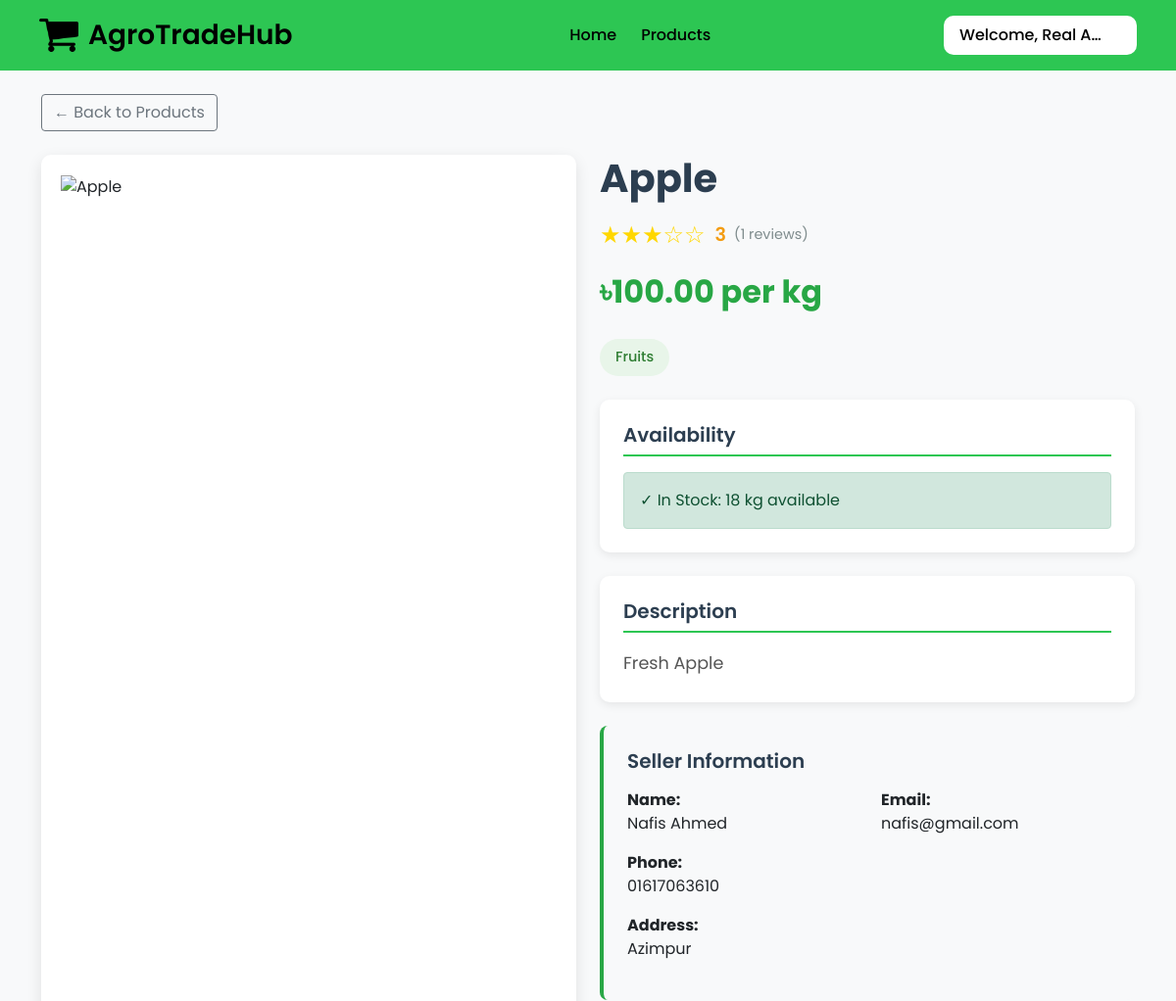
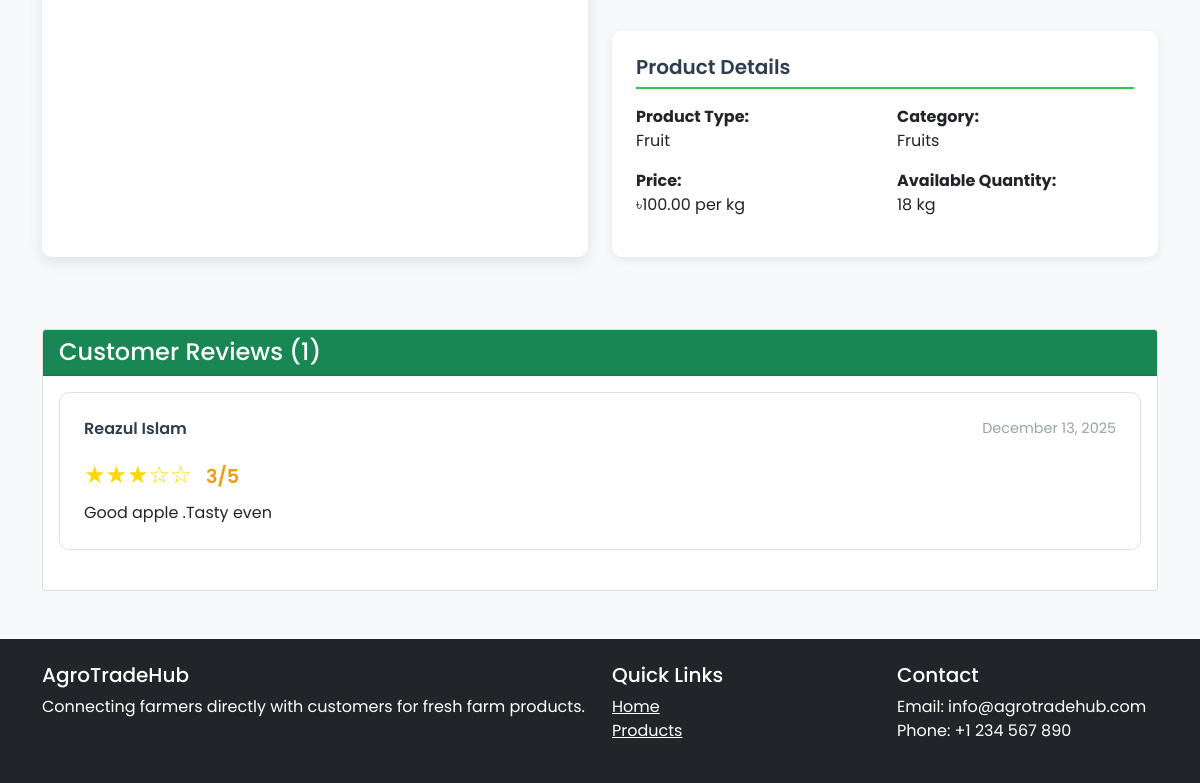
Page /product_details.php?id=8 (signed in) on the committed database (2 pictures, top to bottom).
### tables this page shows
CREATE TABLE `products` (
  `id` int(11) NOT NULL,
  `seller_id` int(11) NOT NULL,
  `category_id` int(11) NOT NULL,
  `name` varchar(255) NOT NULL,
  `description` text DEFAULT NULL,
  `price` decimal(10,2) NOT NULL,
  `quantity` int(11) NOT NULL,
  `image_url` varchar(255) DEFAULT NULL,
  `product_type` enum('vegetable','grain','fruit','fish','meat','dairy') NOT NULL,
  `is_available` tinyint(1) DEFAULT 1,
  `created_at` timestamp NOT NULL DEFAULT current_timestamp()
);

CREATE TABLE `categories` (
  `id` int(11) NOT NULL,
  `name` varchar(100) NOT NULL,
  `description` text DEFAULT NULL,
  `created_at` timestamp NOT NULL DEFAULT current_timestamp()
);

CREATE TABLE `users` (
  `id` int(11) NOT NULL,
  `username` varchar(50) NOT NULL,
  `email` varchar(100) NOT NULL,
  `password` varchar(255) NOT NULL,
  `user_type` enum('customer','seller','admin') NOT NULL,
  `full_name` varchar(100) NOT NULL,
  `phone` varchar(20) DEFAULT NULL,
  `address` text DEFAULT NULL,
  `created_at` timestamp NOT NULL DEFAULT current_timestamp(),
  `is_banned` tinyint(1) DEFAULT 0
);

CREATE TABLE `reviews` (
  `id` int(11) NOT NULL,
  `product_id` int(11) NOT NULL,
  `customer_id` int(11) NOT NULL,
  `rating` int(11) NOT NULL,
  `comment` text DEFAULT NULL,
  `created_at` timestamp NOT NULL DEFAULT current_timestamp()
);

### product_details.php (the view, shortened to what this page needs)
<?php
$db = new Database();
$conn = $db->getConnection();
$product_id = isset($_GET['id']) ? intval($_GET['id']) : 0;
$product = null;
$average_rating = 0;
$reviews = [];
$review_count = 0;
if ($product_id > 0 && $conn) {
    try {
        $product_query = "SELECT p.*, u.full_name as seller_name, u.email as seller_email,
                                 u.phone as seller_phone, u.address as seller_address,
                                 c.name as category_name
                          FROM products p
                          JOIN users u ON p.seller_id = u.id
                          JOIN categories c ON p.category_id = c.id
                          WHERE p.id = ? AND p.is_available = 1";
        $stmt = $conn->prepare($product_query);
        $stmt->execute([$product_id]);
        $product = $stmt->fetch(PDO::FETCH_ASSOC);
        if ($product) {
            $review_query = "SELECT r.*, u.full_name as customer_name
                             FROM reviews r
                             JOIN users u ON r.customer_id = u.id
                             WHERE r.product_id = ?
                             ORDER BY r.created_at DESC";
            $stmt2 = $conn->prepare($review_query);
            $stmt2->execute([$product_id]);
            $reviews = $stmt2->fetchAll(PDO::FETCH_ASSOC);
            $review_count = count($reviews);
            if ($review_count > 0) {
                $total_rating = 0;
                foreach ($reviews as $review) {
                    $total_rating += $review['rating'];
                }
                $average_rating = round($total_rating / $review_count, 1);
            }
        }
    } catch (Exception $e) {
        error_log("Error fetching product details: " . $e->getMessage());
    }
}
?>
<!DOCTYPE html>
<html lang="en">
<head>
    <link href="https://cdn.jsdelivr.net/npm/bootstrap@5.1.3/dist/css/bootstrap.min.css" rel="stylesheet">
</head>
<body>
    <div class="navbar">
        <div class="logo">
            <img src="images/cart.png" alt="AgroTradeHub Logo" class="logo-icon">
            AgroTradeHub
        </div>
        <div class="nav-links">
            <a href="index.php">Home</a>
            <a href="products.php" class="active">Products</a>
        </div>
        <div class="auth-buttons">
            <?php if(isset($_SESSION['user_id'])): ?>
                <div class="dropdown">
                    <button class="dropbtn">
                        <span class="user-welcome">Welcome, <?php echo htmlspecialchars($_SESSION['full_name']); ?></span>
                    </button>
                </div>
            <?php endif; ?>
        </div>
    </div>
    <div class="container mt-4 mb-5">
        <a href="products.php" class="btn btn-outline-secondary mb-4">
            ← Back to Products
        </a>
        <div class="row">
            <div class="col-lg-6 mb-4">
                <div class="product-image-container">
                    <img src="<?php echo htmlspecialchars($product['image_url']); ?>"
                         alt="<?php echo htmlspecialchars($product['name']); ?>"
                         class="product-main-image"
                         onerror="this.src='https://images.unsplash.com/photo-1542838132-92c53300491e?w=600&h=400&fit=crop'">
                </div>
            </div>
            <div class="col-lg-6">
                <h1 class="product-title"><?php echo htmlspecialchars($product['name']); ?></h1>
                <div class="d-flex align-items-center mb-3">
                    <div class="rating-stars">
                        <?php
                        $full_stars = floor($average_rating);
                        $has_half_star = ($average_rating - $full_stars) >= 0.5;
                        for($i = 1; $i <= 5; $i++):
                            if($i <= $full_stars):
                                echo '★';
                            elseif($i == $full_stars + 1 && $has_half_star):
                                echo '★';
                            else:
                                echo '☆';
                            endif;
                        endfor;
                        ?>
                    </div>
                    <span class="rating-value"><?php echo $average_rating; ?></span>
                    <span class="rating-count ms-2">(<?php echo $review_count; ?> reviews)</span>
                </div>
                <div class="product-price">
                    ৳<?php echo number_format($product['price'], 2); ?> per kg
                </div>
                <div class="product-category">
                    <?php echo htmlspecialchars($product['category_name']); ?>
                </div>
                <div class="info-box">
                    <h5 class="info-box-title">Availability</h5>
                    <div class="alert <?php echo $product['quantity'] > 0 ? 'alert-success' : 'alert-danger'; ?> mb-0">
                        <?php echo $product['quantity'] > 0 ? '✓ In Stock: ' . $product['quantity'] . ' kg available' : '✗ Out of Stock'; ?>
                    </div>
                </div>
                <div class="info-box">
                    <h5 class="info-box-title">Description</h5>
                    <p class="product-description mb-0"><?php echo nl2br(htmlspecialchars($product['description'])); ?></p>
                </div>
                <div class="seller-info-card">
                    <h5 class="seller-info-title">Seller Information</h5>
                    <div class="row">
                        <div class="col-md-6">
                            <p><strong>Name:</strong><br><?php echo htmlspecialchars($product['seller_name']); ?></p>
                        </div>
                        <div class="col-md-6">
                            <p><strong>Email:</strong><br><?php echo htmlspecialchars($product['seller_email']); ?></p>
                        </div>
                    </div>
                    <?php if(!empty($product['seller_phone'])): ?>
                        <div class="row">
                            <div class="col-md-6">
                                <p><strong>Phone:</strong><br><?php echo htmlspecialchars($product['seller_phone']); ?></p>
                            </div>
                        </div>
                    <?php endif; ?>
                    <?php if(!empty($product['seller_address'])): ?>
                        <div class="row">
                            <div class="col-12">
                                <p><strong>Address:</strong><br><?php echo htmlspecialchars($product['seller_address']); ?></p>
                            </div>
                        </div>
                    <?php endif; ?>
                </div>
                <div class="info-box">
                    <h5 class="info-box-title">Product Details</h5>
                    <div class="row">
                        <div class="col-md-6">
                            <p><strong>Product Type:</strong><br><?php echo htmlspecialchars(ucfirst($product['product_type'])); ?></p>
                        </div>
                        <div class="col-md-6">
                            <p><strong>Category:</strong><br><?php echo htmlspecialchars($product['category_name']); ?></p>
                        </div>
                        <div class="col-md-6">
                            <p><strong>Price:</strong><br>৳<?php echo number_format($product['price'], 2); ?> per kg</p>
                        </div>
                        <div class="col-md-6">
                            <p><strong>Available Quantity:</strong><br><?php echo $product['quantity']; ?> kg</p>
                        </div>
                    </div>
                </div>
            </div>
        </div>
        <div class="row mt-5">
            <div class="col-12">
                <div class="card">
                    <div class="card-header bg-success text-white">
                        <h4 class="mb-0">Customer Reviews (<?php echo $review_count; ?>)</h4>
                    </div>
                    <div class="card-body">
                        <?php if($review_count > 0): ?>
                            <?php foreach($reviews as $review): ?>
                                <div class="review-card">
                                    <div class="review-header">
                                        <div class="reviewer-name">
                                            <?php echo htmlspecialchars($review['customer_name']); ?>
                                        </div>
                                        <div class="review-date">
                                            <?php echo date('F j, Y', strtotime($review['created_at'])); ?>
                                        </div>
                                    </div>
                                    <div class="rating-stars mb-2">
                                        <?php
                                        for($i = 1; $i <= 5; $i++):
                                            if($i <= $review['rating']):
                                                echo '★';
                                            else:
                                                echo '☆';
                                            endif;
                                        endfor;
                                        ?>
                                        <span class="rating-value ms-2"><?php echo $review['rating']; ?>/5</span>
                                    </div>
                                    <?php if(!empty($review['comment'])): ?>
                                        <p class="mb-0"><?php echo nl2br(htmlspecialchars($review['comment'])); ?></p>
                                    <?php endif; ?>
                                </div>
                            <?php endforeach; ?>
                        <?php else: ?>
                            <div class="no-reviews">
                                <p class="mb-3">No reviews yet for this product.</p>
                            </div>
                        <?php endif; ?>
                    </div>
                </div>
            </div>
        </div>
    </div>
    <footer class="bg-dark text-white mt-5">
        <div class="container py-4">
            <div class="row">
                <div class="col-md-6">
                    <h5>AgroTradeHub</h5>
                    <p>Connecting farmers directly with customers for fresh farm products.</p>
                </div>
                <div class="col-md-3">
                    <h5>Quick Links</h5>
                    <ul class="list-unstyled">
                        <li><a href="index.php" class="text-white">Home</a></li>
                        <li><a href="products.php" class="text-white">Products</a></li>
                    </ul>
                </div>
                <div class="col-md-3">
                    <h5>Contact</h5>
                    <p>Email: info@agrotradehub.com<br>Phone: +1 234 567 890</p>
                </div>
            </div>
        </div>
    </footer>
</body>
</html>

### product_details.php (style rules this page uses)
body { font-family: 'Poppins', sans-serif; background-color: #f8f9fa; margin: 0; }
.navbar { background: #2DC653; padding: 15px 40px; display: flex; align-items: center; color: #000000; justify-content: space-between; width: 100%; box-sizing: border-box; position: sticky; top: 0; z-index: 1000; }
.logo { display: flex; align-items: center; gap: 10px; font-size: 28px; font-weight: 600; margin-right: 45px; white-space: nowrap; }
.logo-icon { width: 40px; height: 40px; object-fit: contain; }
.nav-links { display: flex; align-items: center; gap: 25px; flex-wrap: wrap; }
.nav-links a { text-decoration: none; color: #000000; font-size: 16px; font-weight: 500; transition: color 0.3s; white-space: nowrap; }
.nav-links a.active { color: #000000; font-weight: 500; }
.auth-buttons { display: flex; gap: 15px; align-items: center; flex-shrink: 0; }
.dropdown { position: relative; display: inline-block; }
.dropbtn { padding: 8px 16px; border: none; cursor: pointer; border-radius: 10px; background: #ffffff; color: #000000; font-weight: 500; transition: all 0.3s; display: flex; align-items: center; justify-content: center; gap: 5px; white-space: nowrap; min-width: max-content; }
.user-welcome { color: #000000; font-weight: 500; margin-right: 15px; white-space: nowrap; overflow: hidden; text-overflow: ellipsis; max-width: 150px; }
.product-image-container { border-radius: 10px; overflow: hidden; box-shadow: 0 5px 15px rgba(0,0,0,0.1); background: white; padding: 20px; height: 100%; }
.product-main-image { width: 100%; height: 400px; object-fit: contain; }
.product-title { font-size: 2.5rem; font-weight: 700; color: #2c3e50; margin-bottom: 1rem; }
.product-price { font-size: 2rem; color: #28a745; font-weight: 700; margin-bottom: 1.5rem; }
.product-category { display: inline-block; background-color: #e8f5e9; color: #2e7d32; padding: 8px 16px; border-radius: 20px; font-size: 0.9rem; font-weight: 500; margin-bottom: 1.5rem; }
.product-description { font-size: 1.1rem; line-height: 1.8; color: #555; margin-bottom: 2rem; }
.seller-info-card { background-color: #f8f9fa; border-left: 4px solid #28a745; border-radius: 8px; padding: 1.5rem; margin-bottom: 2rem; }
.seller-info-title { color: #2c3e50; font-weight: 600; margin-bottom: 1rem; }
.rating-stars { color: #FFD700; font-size: 1.5rem; margin-right: 10px; }
.rating-value { font-size: 1.2rem; font-weight: 600; color: #f39c12; }
.rating-count { color: #7f8c8d; font-size: 0.9rem; }
.review-card { border: 1px solid #dee2e6; border-radius: 10px; padding: 1.5rem; margin-bottom: 1.5rem; background: white; }
.review-header { display: flex; justify-content: space-between; align-items: center; margin-bottom: 1rem; }
.reviewer-name { font-weight: 600; color: #2c3e50; }
.review-date { color: #95a5a6; font-size: 0.9rem; }
.info-box { background: white; border-radius: 10px; padding: 1.5rem; margin-bottom: 1.5rem; box-shadow: 0 3px 10px rgba(0,0,0,0.08); }
.info-box-title { color: #2c3e50; font-weight: 600; margin-bottom: 1rem; border-bottom: 2px solid #2DC653; padding-bottom: 0.5rem; }

### rows in the picture
products: name "Apple", price "100.00", category.name "Fruits", quantity "18", description "Fresh Apple", seller.full_name "Nafis Ahmed", seller.email "nafis@gmail.com", seller.phone "01617063610", seller.address "Azimpur", product_type "Fruit"
reviews: customer.full_name "Reazul Islam", created_at "December 13, 2025", rating "3", comment "Good apple .Tasty even"

### other values in the picture
$_SESSION['full_name'] "Real A…"
$average_rating "3"
$review_count "1"
